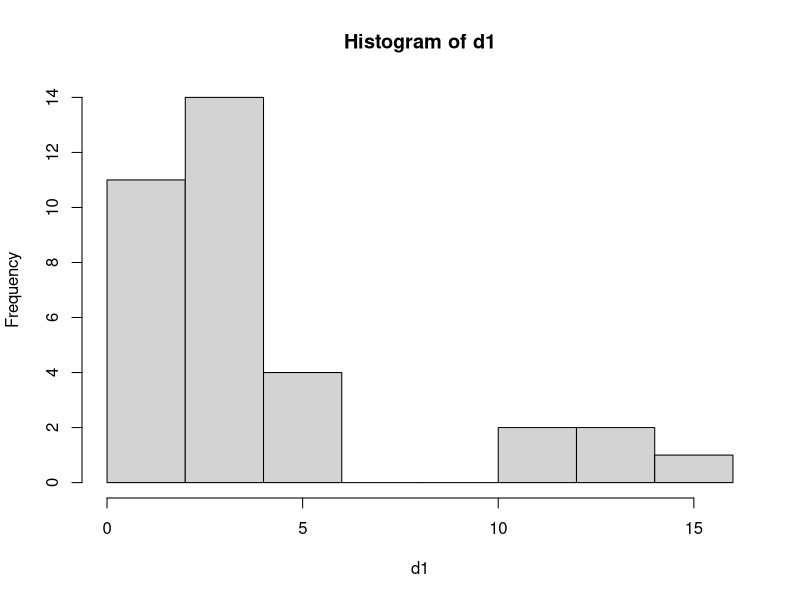

Write the R code that produced this figure.
#runif - randomly generates numbers in the given range. default range is 0-1.
data = runif(30,1,9)
data
data1 = floor(runif(20,1,7))

#mean
mean(data1)
#median
median(data1)

##-----Mode -------########
data2 = floor(runif(20,1,7))
d3 = c(rep(13:14,6),7:12,7:11)
un = unique(d3)
m = match(d3,un)
t = tabulate(m)
which.max(tabulate(d3))
########*******REAL CODE **********************
d = floor(runif(20,11,17))
d1 = c(11:15,1:5,2:4,2:4,2:3,2:3,2:4,1:5,1:6)
uniq = sort(unique(d1))
which.max(tabulate(d1))
uniq[tabulate(d1) == max(tabulate(d1))]
###----- My Mode -------############

#Variance and standard deviation
v = var(d3)
st = sd(d3)
q = IQR(d3)
quantile(d3)

# histogram
hist(d1, , sd(d1),range(d1))